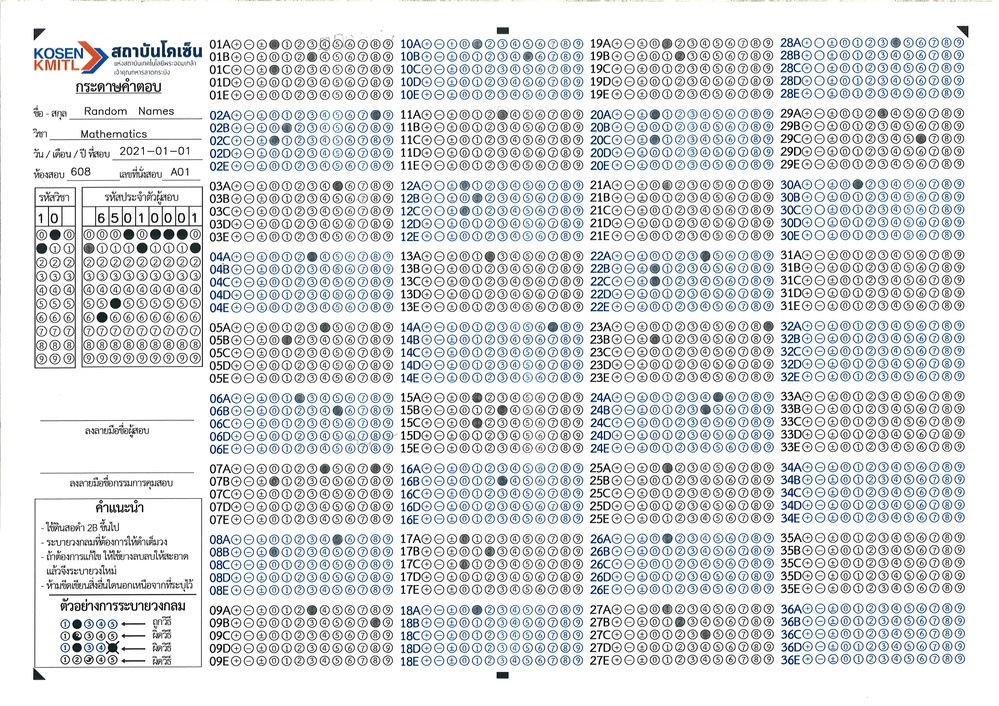
#> input picture test_01.jpg, 999 x 706 px, shrunk from 3507 x 2480 before the run
$ python -i bubble_grader_frontend.py   (imports and definitions only)
#> lines starting #> are read from the running program, lines starting #| are printed output that depends on the picture; after the words box and inside, x2 and y2 are one past the last pixel; in counts of white or black regions, pixels touching at a corner belong together
#> further down, picture is the input picture: shape (706, 999, 3); mean B, G, R 224.3, 221.5, 218.7
import cv2
import numpy as np
import pytesseract

# [19 lines left out: function extract_metadata, not called in this run]

def extract_bubbles(thresh_img):
    contours, _ = cv2.findContours(thresh_img.copy(), cv2.RETR_EXTERNAL, cv2.CHAIN_APPROX_SIMPLE)
    bubbles = []
    for c in contours:
        x, y, w, h = cv2.boundingRect(c)
        if 20 <= w <= 40 and 20 <= h <= 40 and 0.9 <= w/h <= 1.1:
            bubbles.append((c, y, x))  # Store position for sorting

    # Sort into rows
    bubbles = sorted(bubbles, key=lambda b: b[1])  # sort by y
    rows = []
    current_row = []
    last_y = None
    for b in bubbles:
        if last_y is None or abs(b[1] - last_y) < 20:
            current_row.append(b)
        else:
            rows.append(sorted(current_row, key=lambda b: b[2]))
            current_row = [b]
        last_y = b[1]
    if current_row:
        rows.append(sorted(current_row, key=lambda b: b[2]))
    return [[b[0] for b in row] for row in rows if len(row) == 5]

def get_answer_key(answer_img):
    gray = cv2.cvtColor(answer_img, cv2.COLOR_BGR2GRAY)
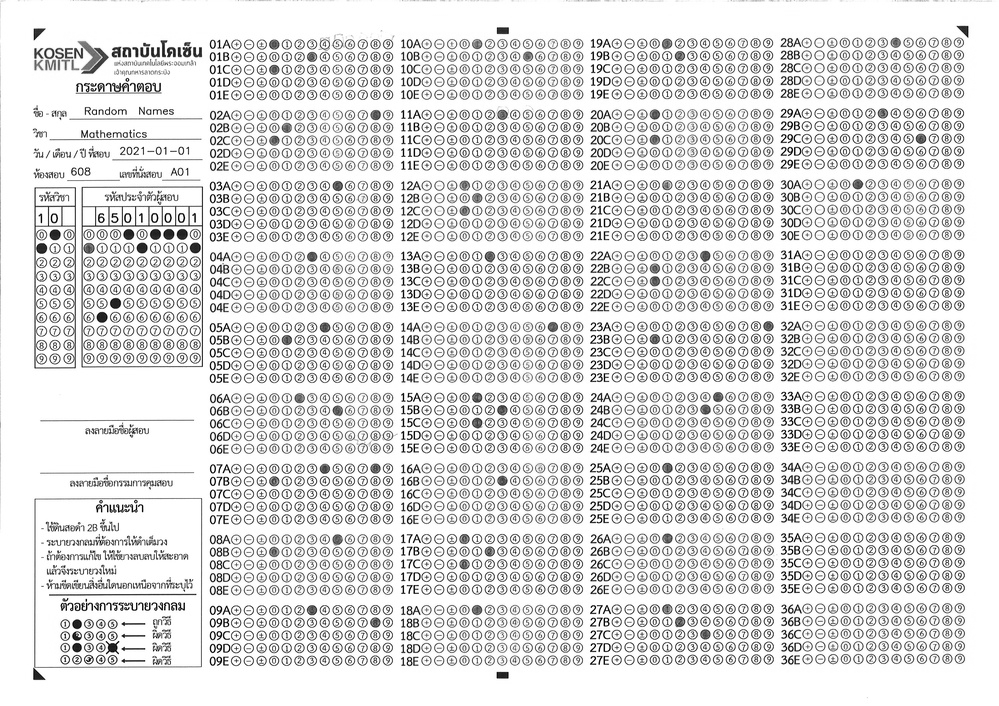
#> gray: shape (706, 999); min 0, max 255, mean 221
    blur = cv2.GaussianBlur(gray, (5, 5), 0)
    thresh = cv2.adaptiveThreshold(
        blur, 255, cv2.ADAPTIVE_THRESH_GAUSSIAN_C,
        cv2.THRESH_BINARY_INV, 11, 2
    )
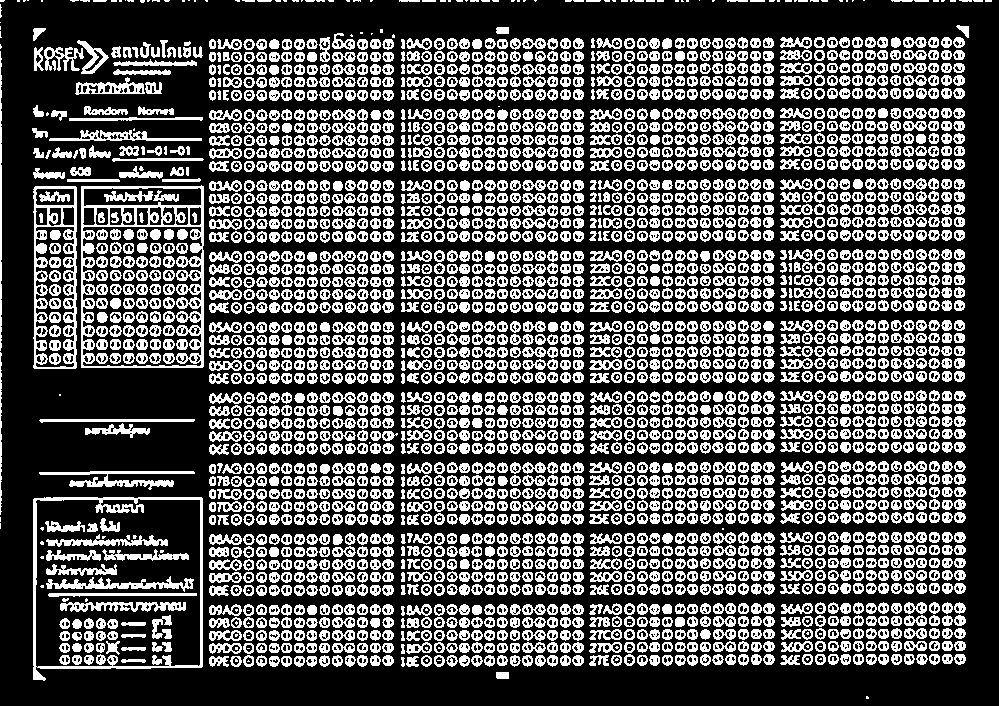
#> thresh: shape (706, 999); 34.6% white in thin lines or dots
    groups = extract_bubbles(thresh)
#> in extract_bubbles, `contours, _ = cv2.findContours(thresh_img.copy(), cv2.RETR_EXTERNAL, c..`: contours = 2586 contours, 133 with area under 20; largest, box (x1, y1, x2, y2) and area: (33, 497, 203, 681) 28888, (81, 185, 204, 368) 22078, (33, 186, 77, 369) 7590, (39, 471, 195, 490) 766, (75, 77, 145, 95) 664
#> the loop in extract_bubbles, `for c in contours:` made 2586 passes
#> (x, y, w, h) on passes 1 to 3: (866, 696, 3, 3), (496, 672, 13, 7), (401, 657, 4, 10)
#> after the loop in extract_bubbles, `for c in contours:`: bubbles = 1 item
#> the loop in extract_bubbles, `for b in bubbles:` made 1 pass
#> last_y on pass 1: 40
#> after the loop in extract_bubbles, `for b in bubbles:`: rows = []
#> groups = []
    key = []
    for group in groups:
        values = []
        for j, c in enumerate(group):
            mask = np.zeros(thresh.shape, dtype="uint8")
            cv2.drawContours(mask, [c], -1, 255, -1)
            total = cv2.countNonZero(cv2.bitwise_and(thresh, thresh, mask=mask))
            values.append((total, j))
        key.append(max(values)[1])
#> this loop made 0 passes
#> after the loop, key = []
    return key

# [68 lines left out: function grade_sheet, not called in this run]

>>> import cv2
>>> picture = cv2.imread('test_01.jpg')
>>> result = get_answer_key(picture)
#> result = []

$ run again, on 20250529110230_014.jpg
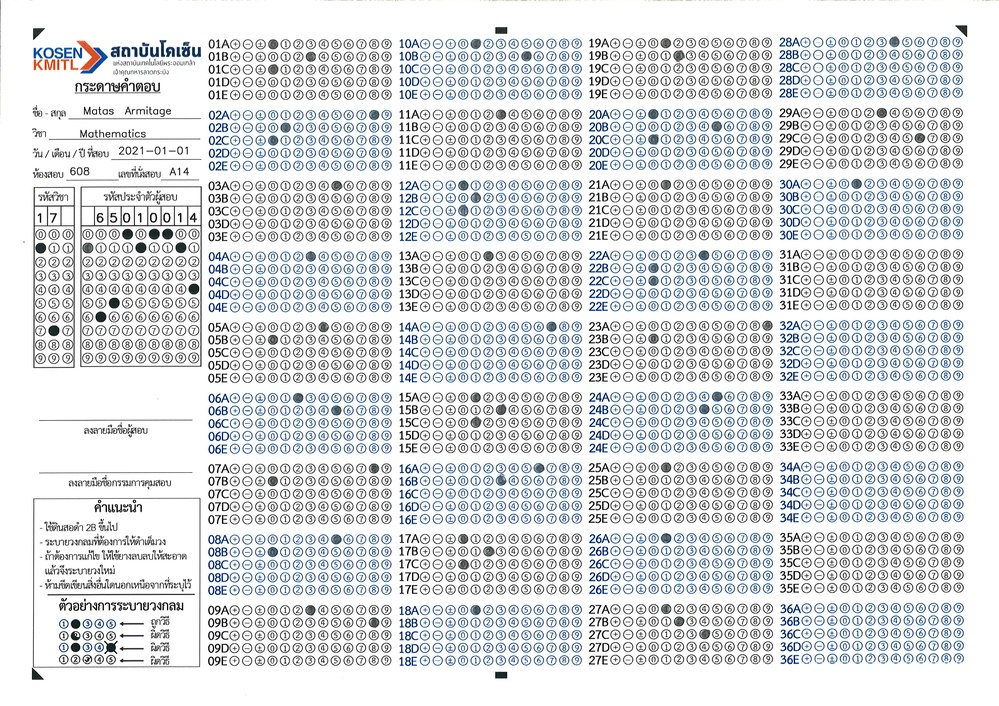
#> input picture 20250529110230_014.jpg, 999 x 706 px, shrunk from 3507 x 2480 before the run
#> picture is the input picture: shape (706, 999, 3); mean B, G, R 223.9, 221.2, 218.4
#> in get_answer_key, `gray = cv2.cvtColor(answer_img, cv2.COLOR_BGR2GRAY)`:
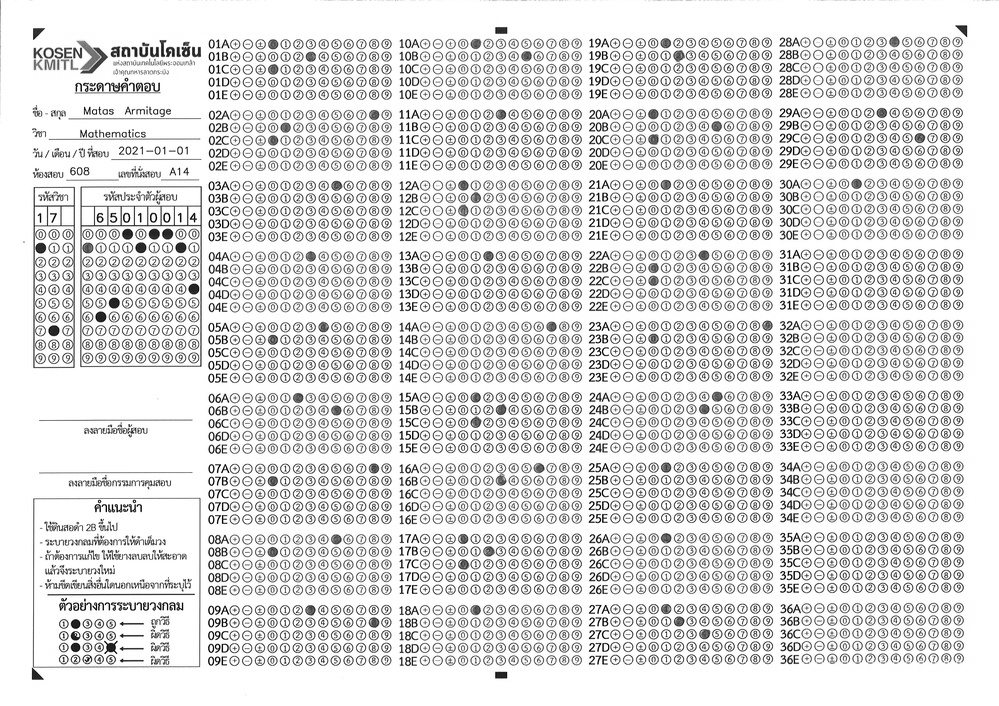
#> gray: shape (706, 999); min 0, max 255, mean 220.7
#> in get_answer_key, `thresh = cv2.adaptiveThreshold( blur, 255, cv2.ADAPTIVE_THRESH_GAUSSIA..`:
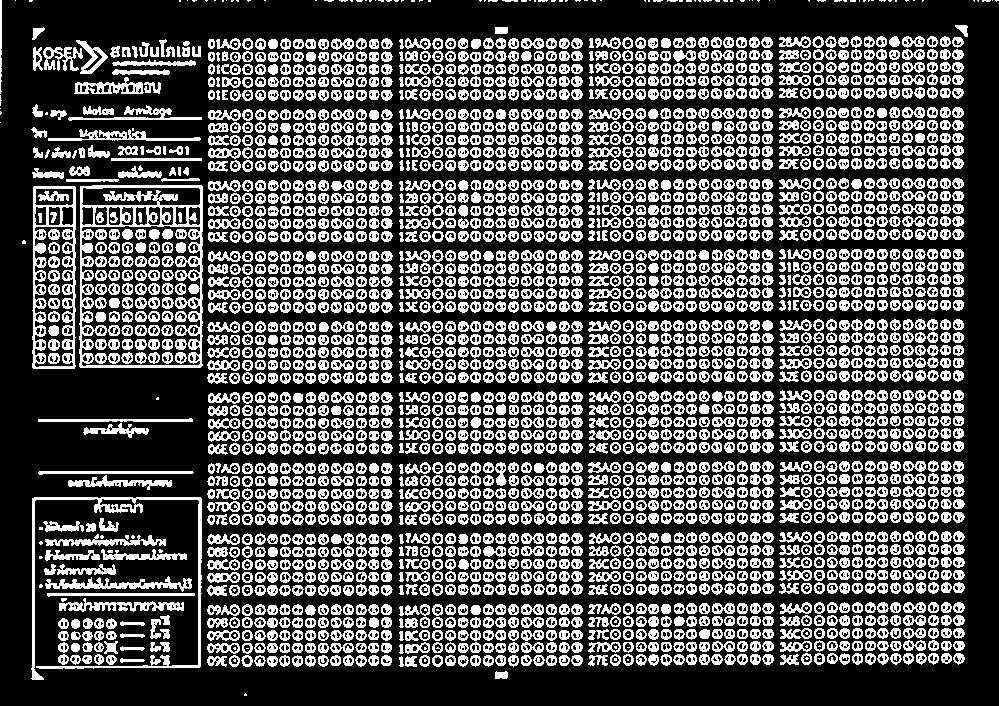
#> thresh: shape (706, 999); 34.5% white in thin lines or dots
#> contours = 2609 contours, 126 with area under 20; largest, box (x1, y1, x2, y2) and area: (79, 185, 203, 368) 22121, (32, 186, 76, 369) 7552, (31, 497, 202, 680) 1917, (45, 576, 192, 592) 699, (74, 77, 144, 94) 636
#> the loop in extract_bubbles, `for c in contours:` made 2609 passes
#> (x, y, w, h) on passes 1 to 3: (244, 693, 3, 3), (495, 671, 13, 8), (120, 658, 25, 5)
#> after the loop in extract_bubbles, `for c in contours:`: bubbles = 1 item
#> the loop in extract_bubbles, `for b in bubbles:` made 1 pass
#> last_y on pass 1: 40
#> after the loop in extract_bubbles, `for b in bubbles:`: rows = []
